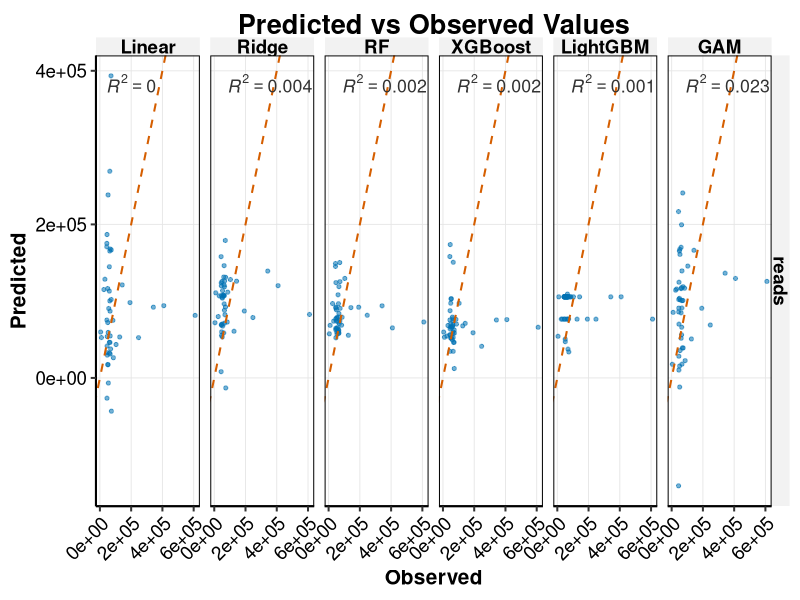
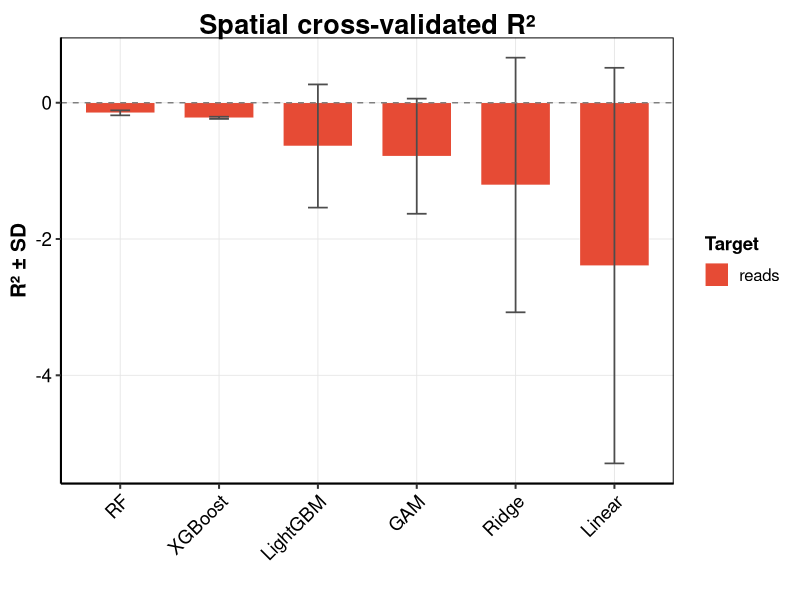
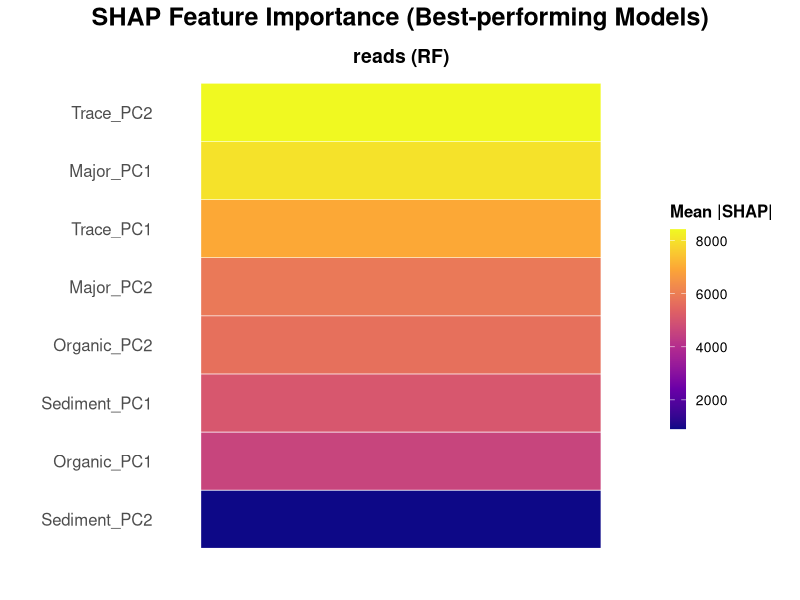
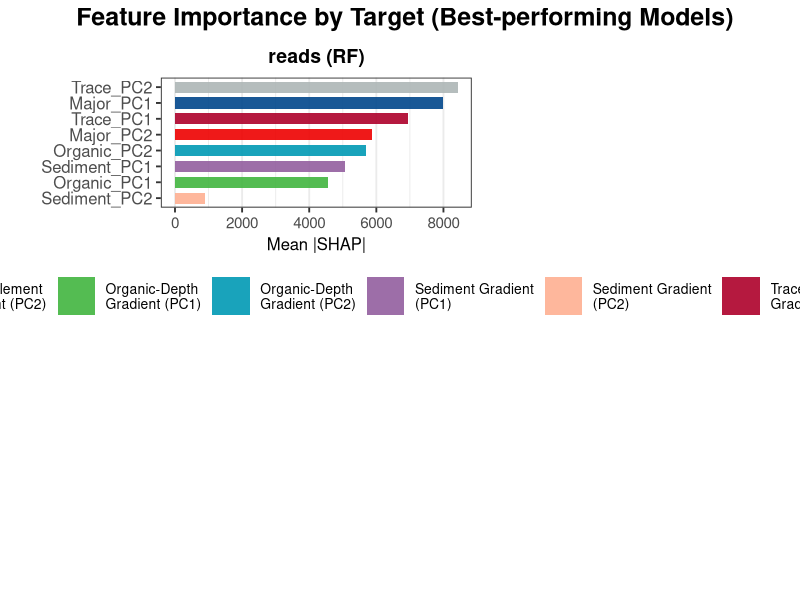
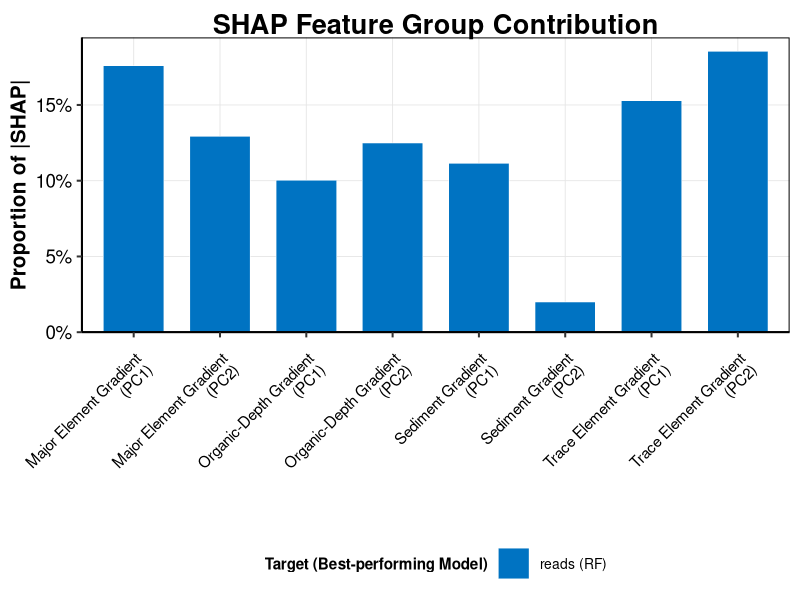
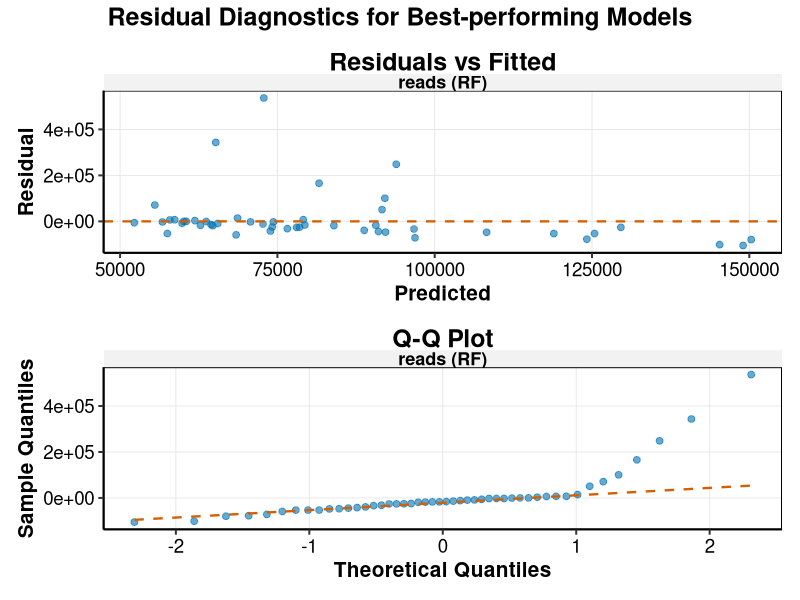
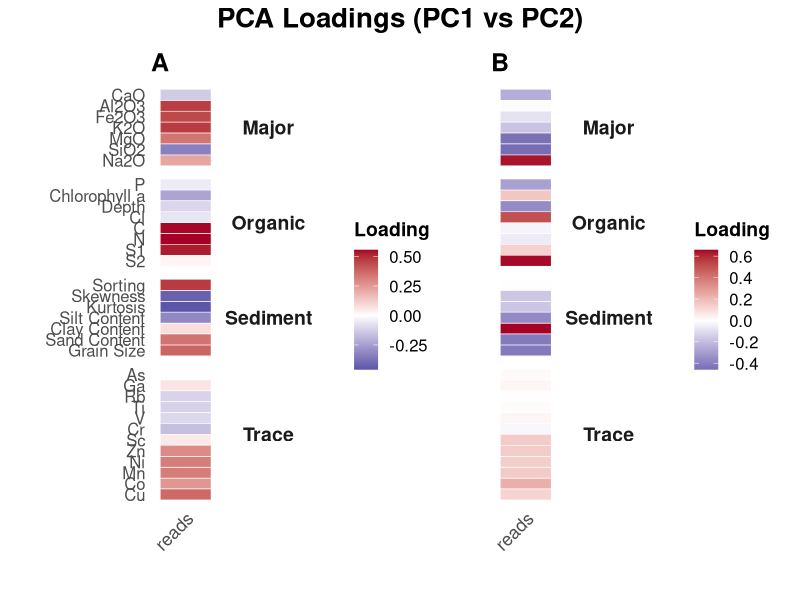
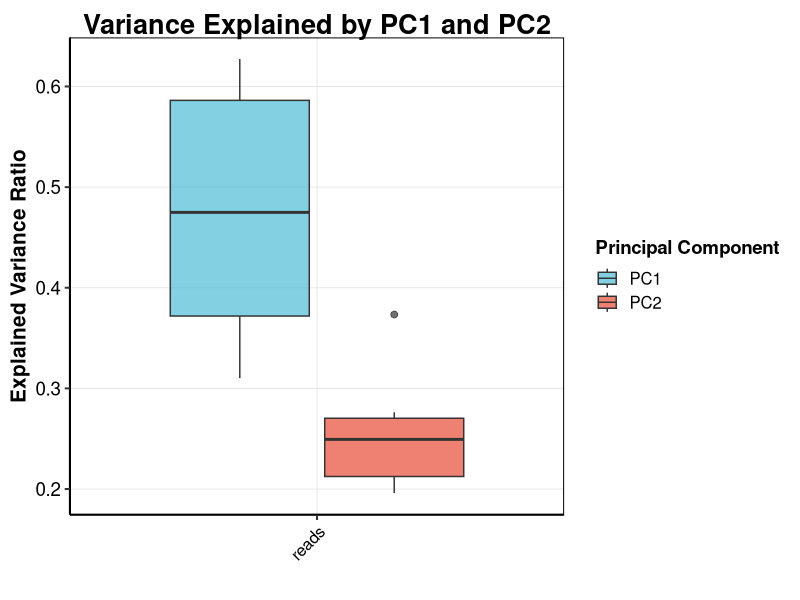

These charts were generated, in order, by the following R code:
# ==================== 多样性指标完整可视化脚本（修改版） ====================
# 目标变量: reads, zotu, shannon, simpson (共4个)

# -------------------- 环境准备 --------------------
required_packages <- c("ggplot2", "cowplot", "dplyr", "tidyr", "patchwork",
                       "viridis", "ggsci", "RColorBrewer", "scales", "grid", 
                       "gtable", "corrplot", "GGally")
for (pkg in required_packages) {
  if (!require(pkg, character.only = TRUE)) {
    install.packages(pkg)
    library(pkg, character.only = TRUE)
  }
}

save_figures <- TRUE
output_dir <- "figures_R/diversity"
dir.create(output_dir, showWarnings = FALSE, recursive = TRUE)

# 辅助函数
save_plot <- function(filename_base, plot, width, height, dpi = 300) {
  ggsave(paste0(filename_base, ".tif"), plot, width = width, height = height, dpi = dpi, compression = "lzw")
  ggsave(paste0(filename_base, ".pdf"), plot, width = width, height = height)
}

clean_feature_names <- function(x) {
  if (is.character(x)) {
    for (i in 0:9) x <- gsub(intToUtf8(0x2080 + i), as.character(i), x, fixed = TRUE)
    x <- gsub("\\[([0-9]+)\\]", "\\1", x)
  }
  x
}

theme_pub <- function(base_size = 15, base_family = "sans") {
  theme_bw(base_size = base_size, base_family = base_family) %+replace%
    theme(
      plot.title = element_text(hjust = 0.5, face = "bold", size = rel(1.3)),
      axis.title = element_text(face = "bold", size = rel(1)),
      axis.text = element_text(size = rel(0.9), colour = "black"),
      axis.line = element_line(colour = "black"),
      legend.title = element_text(face = "bold", size = rel(0.9)),
      legend.text = element_text(size = rel(0.8)),
      legend.position = "top",
      strip.background = element_rect(fill = "grey95", colour = NA),
      strip.text = element_text(face = "bold", size = rel(0.9)),
      panel.grid.major = element_line(colour = "grey90", size = 0.3),
      panel.grid.minor = element_blank(),
      panel.border = element_rect(colour = "black", fill = NA)
    )
}

# 定义多样性目标
target_subset <- c("reads", "zotu", "shannon", "simpson")
suffix <- "diversity"

# 读取最佳模型表并过滤
if (!file.exists("output_group/Table3_Best_Model_per_Target.csv")) {
  stop("请先运行Python脚本生成 output_group/Table3_Best_Model_per_Target.csv")
}
best_all <- read.csv("output_group/Table3_Best_Model_per_Target.csv")
best_sub <- best_all %>% filter(Target %in% target_subset) %>%
  mutate(Target_label = paste0(Target, " (", Model, ")"))

# ==================== 主图1：预测-观测散点 ====================
if (file.exists("output_group/scatter_data_all.csv")) {
  df_scatter <- read.csv("output_group/scatter_data_all.csv") %>%
    filter(Target %in% target_subset)
  df_scatter$Model <- factor(df_scatter$Model,
                             levels = c("Linear", "Ridge", "RF", "XGBoost", "LightGBM", "GAM"))
  df_r2 <- df_scatter %>%
    group_by(Target, Model) %>%
    summarise(r2 = round(cor(Observed, Predicted)^2, 3), .groups = 'drop')
  
  p1 <- ggplot(df_scatter, aes(x = Observed, y = Predicted)) +
    geom_point(alpha = 0.55, size = 1.1, colour = "#0072B2") +
    geom_abline(slope = 1, intercept = 0, colour = "#D55E00", linetype = "dashed", size = 0.7) +
    facet_grid(Target ~ Model, scales = "free") +
    geom_text(data = df_r2, aes(x = -Inf, y = Inf, label = paste0("italic(R) ^ 2 == ", r2)),
              parse = TRUE, hjust = -0.2, vjust = 2, size = 4.5, colour = "gray20", inherit.aes = FALSE) +
    labs(title = "Predicted vs Observed Values",
         x = "Observed", y = "Predicted") +
    theme_pub() +
    theme(axis.text.x = element_text(angle = 45, hjust = 1))
  print(p1)
  if (save_figures) save_plot(paste0(output_dir, "/Figure1_scatter_", suffix), p1, width = 16, height = 12)
  message("✓ 图1 已生成")
}

# ==================== 主图2：模型性能对比（R² ± SD） ====================
if (file.exists("output_group/model_performance_summary.csv")) {
  df_perf <- read.csv("output_group/model_performance_summary.csv") %>%
    filter(Target %in% target_subset)
  df_r2 <- df_perf %>%
    group_by(Target, Model) %>%
    summarise(Mean = mean(R2, na.rm = TRUE), SD = sd(R2, na.rm = TRUE), .groups = 'drop')
  
  model_order <- df_r2 %>% group_by(Model) %>% summarise(avg_R2 = mean(Mean)) %>%
    arrange(desc(avg_R2)) %>% pull(Model)
  df_r2$Model <- factor(df_r2$Model, levels = model_order)
  
  p2 <- ggplot(df_r2, aes(x = Model, y = Mean, fill = Target)) +
    geom_bar(stat = "identity", position = position_dodge(0.8), colour = "white", width = 0.7, size = 0.2) +
    geom_errorbar(aes(ymin = Mean - SD, ymax = Mean + SD), position = position_dodge(0.8), width = 0.2, size = 0.6, colour = "gray30") +
    scale_fill_npg(name = "Target") +
    labs(title = "Spatial cross-validated R²", y = "R² ± SD", x = "") +
    theme_pub() +
    theme(axis.text.x = element_text(angle = 45, hjust = 1), legend.position = "right") +
    geom_hline(yintercept = 0, linetype = "dashed", colour = "gray50")
  print(p2)
  if (save_figures) save_plot(paste0(output_dir, "/Figure2_R2_comparison_", suffix), p2, width = 10, height = 6)
  message("✓ 图2 已生成")
}

# ==================== 主图3：SHAP热图（最佳模型） ====================
if (file.exists("output_group/feature_shap_importance_by_model.csv")) {
  df_shap_all <- read.csv("output_group/feature_shap_importance_by_model.csv") %>%
    filter(Target %in% target_subset)
  df_shap_all$Feature <- clean_feature_names(df_shap_all$Feature)
  df_shap_best <- df_shap_all %>% inner_join(best_sub, by = c("Target", "Model"))
  
  all_features <- unique(df_shap_best$Feature)
  targets <- unique(df_shap_best$Target)
  heat_plots <- list()
  
  for (i in seq_along(targets)) {
    target_name <- targets[i]
    model_name <- best_sub$Model[best_sub$Target == target_name]
    df_target <- df_shap_best %>%
      filter(Target == target_name, Feature %in% all_features) %>%
      arrange(MeanAbsSHAP) %>%
      mutate(Feature = factor(Feature, levels = unique(Feature)))
    shap_range <- range(df_target$MeanAbsSHAP, na.rm = TRUE)
    p <- ggplot(df_target, aes(x = Target, y = Feature, fill = MeanAbsSHAP)) +
      geom_tile(colour = "white", size = 0.2) +
      scale_fill_viridis_c(name = "Mean |SHAP|", option = "plasma", limits = shap_range, oob = scales::squish,
                           guide = guide_colorbar(barwidth = 0.8, barheight = 10)) +
      labs(title = paste0(target_name, " (", model_name, ")"), x = "", y = "") +
      theme_minimal(base_size = 14) +
      theme(axis.text.x = element_blank(), axis.text.y = element_text(size = 12), legend.position = "right",
            legend.title = element_text(face = "bold", size = 12), legend.text = element_text(size = 10),
            plot.title = element_text(face = "bold", size = 14, hjust = 0.5), panel.grid = element_blank())
    heat_plots[[i]] <- p
  }
  n_col <- min(3, length(targets))  # 4个目标 → n_col=2
  p3 <- wrap_plots(heat_plots, ncol = n_col) +
    plot_annotation(title = "SHAP Feature Importance (Best-performing Models)",
                    theme = theme(plot.title = element_text(hjust = 0.5, face = "bold", size = 18)))
  print(p3)
  if (save_figures) save_plot(paste0(output_dir, "/Figure3_SHAP_heatmap_", suffix), p3, width = 16, height = 8)
  message("✓ 图3 已生成")
}


# ==================== 主图4：SHAP条形图（分组颜色，统一图例到底部） ====================
if (file.exists("output_group/feature_shap_importance_by_model.csv")) {
  library(stringr)
  df_shap_feat <- read.csv("output_group/feature_shap_importance_by_model.csv") %>%
    filter(Target %in% target_subset)
  df_shap_feat$Feature <- clean_feature_names(df_shap_feat$Feature)
  
  if (!"Group" %in% colnames(df_shap_feat)) {
    group_map <- c(
      "Sediment_PC1" = "Sediment Gradient (PC1)", "Sediment_PC2" = "Sediment Gradient (PC2)",
      "Major_PC1" = "Major Element Gradient (PC1)", "Major_PC2" = "Major Element Gradient (PC2)",
      "Trace_PC1" = "Trace Element Gradient (PC1)", "Trace_PC2" = "Trace Element Gradient (PC2)",
      "Organic_PC1" = "Organic-Depth Gradient (PC1)", "Organic_PC2" = "Organic-Depth Gradient (PC2)"
    )
    df_shap_feat <- df_shap_feat %>% mutate(Group = group_map[Feature])
  }
  
  # 提前对Group字段换行，确保所有子图使用相同的标签（因子水平一致）
  df_shap_feat$Group_wrapped <- str_wrap(df_shap_feat$Group, width = 18)
  
  # 获取所有可能的组名（用于统一图例）
  all_groups <- sort(unique(df_shap_feat$Group_wrapped))
  
  df_shap_best <- df_shap_feat %>% inner_join(best_sub, by = c("Target", "Model"))
  
  targets <- unique(df_shap_best$Target)
  shap_plots <- list()
  
  for (i in seq_along(targets)) {
    target_name <- targets[i]
    model_name <- best_sub$Model[best_sub$Target == target_name]
    df_target <- df_shap_best %>% 
      filter(Target == target_name) %>%
      arrange(MeanAbsSHAP) %>% 
      mutate(Feature = factor(Feature, levels = unique(Feature)))
    
    p <- ggplot(df_target, aes(x = Feature, y = MeanAbsSHAP, fill = Group_wrapped)) +
      geom_col(width = 0.7, alpha = 0.9) + 
      coord_flip() +
      scale_fill_lancet(drop = FALSE, breaks = all_groups) +   # 固定图例顺序和所有组
      labs(title = paste0(target_name, " (", model_name, ")"), 
           x = "", y = "Mean |SHAP|") +
      theme_bw(base_size = 14) +
      theme(legend.position = "none",          # 先隐藏图例
            panel.grid.major.y = element_blank(),
            axis.text.y = element_text(size = 12),
            axis.text.x = element_text(size = 11),
            axis.title.x = element_text(size = 12),
            plot.title = element_text(face = "bold", size = 14, hjust = 0.5))
    shap_plots[[i]] <- p
  }
  
  # 组合图形，使用 guides = "collect" 统一收集图例
  p4 <- wrap_plots(shap_plots, ncol = 2, nrow = 3) +
    plot_annotation(title = "Feature Importance by Target (Best-performing Models)",
                    theme = theme(plot.title = element_text(face = "bold", size = 18, hjust = 0.5))) +
    plot_layout(guides = "collect") &
    theme(legend.position = "bottom",
          legend.justification = "center",
          legend.box = "horizontal",
          legend.title = element_text(face = "bold", size = 12),
          legend.text = element_text(size = 10),
          legend.key.size = unit(1, "cm"),
          legend.margin = margin(t = 5, b = 5, l = 10, r = 10)) &
    guides(fill = guide_legend(nrow = 1, byrow = TRUE,
                               title.position = "left",
                               title.hjust = 0.5))
  
  print(p4)
  if (save_figures) save_plot(paste0(output_dir, "/Figure4_SHAP_all_features_", suffix), p4, width = 16, height = 14)
  message("✓ 图4 已生成")
}

# ==================== 主图5：SHAP分组贡献比例（图例单行，无副标题） ====================
if (file.exists("output_group/shap_group_contributions_by_model.csv")) {
  df_shap_group <- read.csv("output_group/shap_group_contributions_by_model.csv") %>%
    filter(Target %in% target_subset) %>%
    inner_join(best_sub, by = c("Target", "Model"))
  df_shap_group$Target_label <- paste0(df_shap_group$Target, " (", df_shap_group$Model, ")")
  
  wrap_x_labels <- function(x) gsub("(.+?)\\s\\((.+)\\)", "\\1\n(\\2)", x)
  p5 <- ggplot(df_shap_group, aes(x = Group, y = Contribution, fill = Target_label)) +
    geom_bar(stat = "identity", position = position_dodge(0.8), colour = "white", width = 0.7, size = 0.2) +
    scale_fill_jco(name = "Target (Best-performing Model)") +  # 副标题已去除
    labs(title = "SHAP Feature Group Contribution",
         x = "", y = "Proportion of |SHAP|") +
    theme_pub() +
    theme(axis.text.x = element_text(angle = 45, hjust = 1, size = 11, margin = margin(t = 10, b = 5)),
          legend.text = element_text(size = 10), legend.key.size = unit(0.8, "cm"),
          legend.title = element_text(face = "bold", size = 11),
          legend.position = "bottom",
          legend.justification = "center") +
    scale_x_discrete(labels = wrap_x_labels) +
    scale_y_continuous(labels = scales::percent_format(accuracy = 1), expand = expansion(mult = c(0, 0.05))) +
    guides(fill = guide_legend(nrow = 1))   # 图例单行
  print(p5)
  if (save_figures) save_plot(paste0(output_dir, "/Figure5_SHAP_group_contribution_", suffix), p5, width = 10, height = 7)
  message("✓ 图5 已生成")
}

# ==================== 主图6：残差诊断 ====================
if (file.exists("output_group/oof_with_residuals.csv")) {
  df_resid <- read.csv("output_group/oof_with_residuals.csv") %>%
    filter(Target %in% target_subset) %>%
    inner_join(best_sub, by = c("Target", "Model")) %>%
    mutate(Target_label = paste0(Target, " (", Model, ")"))
  p6a <- ggplot(df_resid, aes(x = Predicted, y = Residual)) +
    geom_point(alpha = 0.6, colour = "#0072B2", size = 2) +
    geom_hline(yintercept = 0, linetype = "dashed", colour = "#D55E00", size = 0.8) +
    facet_wrap(~ Target_label, scales = "free", ncol = 2) +
    labs(title = "Residuals vs Fitted", x = "Predicted", y = "Residual") +
    theme_pub() + theme(strip.text = element_text(size = 13))
  p6b <- ggplot(df_resid, aes(sample = Residual)) +
    stat_qq(alpha = 0.6, colour = "#0072B2", size = 2) +
    stat_qq_line(colour = "#D55E00", linetype = "dashed", size = 0.8) +
    facet_wrap(~ Target_label, scales = "free", ncol = 2) +
    labs(title = "Q-Q Plot", x = "Theoretical Quantiles", y = "Sample Quantiles") +
    theme_pub() + theme(strip.text = element_text(size = 13))
  p6 <- p6a / p6b + plot_annotation(title = "Residual Diagnostics for Best-performing Models") &
    theme(plot.title = element_text(hjust = 0.5, face = "bold", size = 18))
  print(p6)
  if (save_figures) save_plot(paste0(output_dir, "/Figure6_residual_diagnostic_", suffix), p6, width = 12, height = 10)
  message("✓ 图6 已生成")
}

# ==================== 补充图S1：PCA载荷热图（PC1和PC2左右并排，放大字体） ====================
if (file.exists("output_group/pca_loadings_all.csv")) {
  df_load <- read.csv("output_group/pca_loadings_all.csv") %>% filter(Target %in% target_subset)
  df_load_mean <- df_load %>%
    group_by(Target, Group, PC, Variable) %>%
    summarise(Loading = mean(Loading), .groups = 'drop')
  var_order <- df_load_mean %>%
    group_by(Variable) %>%
    summarise(avg_loading = mean(abs(Loading))) %>%
    arrange(desc(avg_loading)) %>% pull(Variable)
  df_load_mean$Variable <- factor(df_load_mean$Variable, levels = var_order)
  
  # 增大基础字体
  base_size_large <- 16
  
  df_pc1 <- df_load_mean %>% filter(PC == "PC1")
  p_pc1 <- ggplot(df_pc1, aes(x = Target, y = Variable, fill = Loading)) +
    geom_tile(colour = "white", size = 0.2) +
    scale_fill_gradient2(low = "#313695", mid = "white", high = "#A50026", name = "Loading", midpoint = 0) +
    facet_grid(Group ~ ., scales = "free_y", space = "free_y") +
    labs(title = "A", x = "", y = "") +
    theme_minimal(base_size = base_size_large) +
    theme(strip.text.y = element_text(angle = 0, face = "bold", size = 14),
          axis.text.x = element_text(angle = 45, hjust = 1, size = 13),
          axis.text.y = element_text(size = 12),
          legend.position = "right",
          legend.title = element_text(size = 14, face = "bold"),
          legend.text = element_text(size = 12),
          plot.title = element_text(face = "bold", size = 18, hjust = -0.1),
          panel.grid = element_blank())
  
  df_pc2 <- df_load_mean %>% filter(PC == "PC2")
  p_pc2 <- ggplot(df_pc2, aes(x = Target, y = Variable, fill = Loading)) +
    geom_tile(colour = "white", size = 0.2) +
    scale_fill_gradient2(low = "#313695", mid = "white", high = "#A50026", name = "Loading", midpoint = 0) +
    facet_grid(Group ~ ., scales = "free_y", space = "free_y") +
    labs(title = "B", x = "", y = "") +
    theme_minimal(base_size = base_size_large) +
    theme(strip.text.y = element_text(angle = 0, face = "bold", size = 14),
          axis.text.x = element_text(angle = 45, hjust = 1, size = 13),
          axis.text.y = element_blank(),   # 右侧隐藏y轴标签
          legend.position = "right",
          legend.title = element_text(size = 14, face = "bold"),
          legend.text = element_text(size = 12),
          plot.title = element_text(face = "bold", size = 18, hjust = -0.1),
          panel.grid = element_blank())
  
  pS1 <- (p_pc1 + p_pc2) +
    plot_annotation(title = "PCA Loadings (PC1 vs PC2)",
                    theme = theme(plot.title = element_text(hjust = 0.5, face = "bold", size = 20)))
  print(pS1)
  if (save_figures) save_plot(paste0(output_dir, "/FigureS1_PCA_loadings_", suffix), pS1, width = 18, height = 20)
  message("✓ 附图S1 已生成")
}

# ==================== 附图S2：PCA方差解释率（PC1和PC2） ====================
if (file.exists("output_group/pca_variances_all.csv")) {
  df_var <- read.csv("output_group/pca_variances_all.csv") %>%
    filter(Target %in% target_subset)
  pS2 <- ggplot(df_var, aes(x = Target, y = ExplainedVarianceRatio, fill = PC)) +
    geom_boxplot(alpha = 0.7, outlier.size = 2) +
    scale_fill_manual(values = c("PC1" = "#4DBBD5", "PC2" = "#E64B35"), name = "Principal Component") +
    labs(title = "Variance Explained by PC1 and PC2", y = "Explained Variance Ratio", x = "") +
    theme_pub() + theme(axis.text.x = element_text(angle = 45, hjust = 1, size = 12), legend.position = "right")
  print(pS2)
  if (save_figures) save_plot(paste0(output_dir, "/FigureS2_PCA_variance_", suffix), pS2, width = 10, height = 7)
  message("✓ 附图S2 已生成")
}

# ==================== 附图S3：VIF对比 ====================
if (file.exists("output_group/vif_original_features.csv") && file.exists("output_group/vif_pc_features.csv")) {
  vif_orig <- read.csv("output_group/vif_original_features.csv"); vif_orig$Type <- "Original Features"
  vif_pc <- read.csv("output_group/vif_pc_features.csv"); vif_pc$Type <- "PC Features"
  vif_all <- bind_rows(vif_orig, vif_pc)
  pS3 <- ggplot(vif_all, aes(x = reorder(Feature, VIF), y = VIF, fill = Type)) +
    geom_col(position = position_dodge(0.8), width = 0.7, alpha = 0.8) +
    geom_hline(yintercept = c(5, 10), linetype = "dashed", colour = "gray40", size = 0.5) +
    scale_fill_jco(name = "") + coord_flip() +
    labs(title = "Variance Inflation Factor (VIF) Comparison", x = "", y = "VIF") +
    theme_pub(base_size = 14) + theme(legend.position = "top", axis.text.y = element_text(size = 11))
  print(pS3)
  if (save_figures) save_plot(paste0(output_dir, "/FigureS3_VIF_comparison_", suffix), pS3, width = 10, height = 12)
  message("✓ 附图S3 已生成")
}

# ==================== 附图S4：SHAP稳定性热图（最佳模型） ====================
if (file.exists("output_group/feature_importance_variation.csv")) {
  df_cv <- read.csv("output_group/feature_importance_variation.csv")
  cv_col <- if ("Importance_CV" %in% names(df_cv)) "Importance_CV" else "CV"
  df_cv <- df_cv %>%
    filter(Target %in% target_subset) %>%
    inner_join(best_sub, by = c("Target", "Model")) %>%
    mutate(Feature = clean_feature_names(Feature), Target_label = paste0(Target, " (", Model, ")"))
  df_cv$CV_value <- df_cv[[cv_col]]
  pS4 <- ggplot(df_cv, aes(x = Target_label, y = Feature, fill = CV_value)) +
    geom_tile(colour = "white", size = 0.2) +
    scale_fill_viridis_c(option = "magma", name = "CV", direction = -1) +
    labs(title = "SHAP Importance Variability", x = "", y = "") +
    theme_minimal(base_size = 14) +
    theme(axis.text.x = element_text(angle = 45, hjust = 1, size = 12), axis.text.y = element_text(size = 11),
          legend.title = element_text(face = "bold", size = 12), plot.title = element_text(hjust = 0.5, face = "bold", size = 16))
  print(pS4)
  if (save_figures) save_plot(paste0(output_dir, "/FigureS4_SHAP_CV_heatmap_", suffix), pS4, width = 10, height = 8)
  message("✓ 附图S4 已生成")
}

# ==================== 附图S5：SHAP排名稳定性（Spearman） ====================
if (file.exists("output_group/shap_rank_spearman_stability.csv")) {
  df_spear <- read.csv("output_group/shap_rank_spearman_stability.csv") %>%
    filter(Target %in% target_subset)
  pS5 <- ggplot(df_spear, aes(x = Model, y = SpearmanR, fill = Model)) +
    geom_boxplot(alpha = 0.7, outlier.size = 2) +
    facet_wrap(~ Target, ncol = 2) +
    scale_fill_lancet() +
    labs(title = "Cross-fold Stability of SHAP Feature Rankings (Spearman Correlation)",
         y = "Spearman's ρ", x = "") +
    theme_pub() + theme(axis.text.x = element_text(angle = 45, hjust = 1, size = 11), legend.position = "none")
  print(pS5)
  if (save_figures) save_plot(paste0(output_dir, "/FigureS5_SHAP_rank_spearman_", suffix), pS5, width = 12, height = 8)
  message("✓ 附图S5 已生成")
}

# ==================== 附图S6：训练-测试Gap ====================
if (file.exists("output_group/train_test_gap_analysis.csv")) {
  df_gap <- read.csv("output_group/train_test_gap_analysis.csv") %>%
    filter(Target %in% target_subset)
  pS6 <- ggplot(df_gap, aes(x = Model, y = R2_Gap, fill = Target)) +
    geom_bar(stat = "identity", position = position_dodge(0.8), colour = "white", width = 0.7, alpha = 0.8) +
    geom_hline(yintercept = 0, linetype = "dashed", colour = "gray30") +
    scale_fill_jco() +
    labs(title = "Train-Test R² Gap (Overfitting Indicator)", y = "R²_train - R²_test", x = "") +
    theme_pub() + theme(axis.text.x = element_text(angle = 45, hjust = 1, size = 11))
  print(pS6)
  if (save_figures) save_plot(paste0(output_dir, "/FigureS6_train_test_gap_", suffix), pS6, width = 12, height = 7)
  message("✓ 附图S6 已生成")
}

# ==================== 附图S7：超参数稳定性 ====================
if (file.exists("output_group/best_hyperparameters_all_folds.csv")) {
  df_hp_raw <- read.csv("output_group/best_hyperparameters_all_folds.csv") %>%
    filter(Target %in% target_subset)
  if (nrow(df_hp_raw) > 0) {
    hp_long <- df_hp_raw %>%
      pivot_longer(cols = c(n_estimators, max_depth, learning_rate, alpha),
                   names_to = "Parameter", values_to = "Value") %>%
      filter(!is.na(Value))
    pS7 <- ggplot(hp_long, aes(x = Model, y = Value, fill = Model)) +
      geom_boxplot(alpha = 0.7, outlier.size = 2) +
      facet_wrap(~ Parameter, scales = "free_y", ncol = 2) +
      scale_fill_lancet() +
      labs(title = "Hyperparameter Distribution across Folds", y = "Value", x = "") +
      theme_pub() + theme(axis.text.x = element_text(angle = 45, hjust = 1, size = 11), legend.position = "none")
    print(pS7)
    if (save_figures) save_plot(paste0(output_dir, "/FigureS7_hyperparameter_stability_", suffix), pS7, width = 12, height = 9)
    message("✓ 附图S7 已生成")
  }
}

# ==================== 附图S8：GAM参数稳定性 ====================
if (file.exists("output_group/gam_lam_records.csv")) {
  df_gam_raw <- read.csv("output_group/gam_lam_records.csv") %>%
    filter(Target %in% target_subset)
  pS8a <- ggplot(df_gam_raw, aes(x = Target, y = BestLam)) +
    geom_boxplot(alpha = 0.7, fill = "#4DBBD5", outlier.size = 2) + scale_y_log10() +
    labs(title = "GAM: Optimal Lambda", y = "Lambda (log scale)", x = "") +
    theme_pub() + theme(axis.text.x = element_text(angle = 45, hjust = 1, size = 11))
  pS8b <- ggplot(df_gam_raw, aes(x = Target, y = EDOF)) +
    geom_boxplot(alpha = 0.7, fill = "#E64B35", outlier.size = 2) +
    labs(title = "GAM: Effective Degrees of Freedom", y = "EDOF", x = "") +
    theme_pub() + theme(axis.text.x = element_text(angle = 45, hjust = 1, size = 11))
  pS8c <- ggplot(df_gam_raw, aes(x = Target, y = CV_R2)) +
    geom_boxplot(alpha = 0.7, fill = "#00A087", outlier.size = 2) +
    labs(title = "GAM: Cross-validated R²", y = "CV R²", x = "") +
    theme_pub() + theme(axis.text.x = element_text(angle = 45, hjust = 1, size = 11))
  pS8 <- (pS8a | pS8b) / pS8c +
    plot_annotation(title = "GAM Hyperparameter Stability",
                    theme = theme(plot.title = element_text(hjust = 0.5, face = "bold", size = 18)))
  print(pS8)
  if (save_figures) save_plot(paste0(output_dir, "/FigureS8_GAM_stability_", suffix), pS8, width = 12, height = 10)
  message("✓ 附图S8 已生成")
}

# ==================== 附图S9：特征重要性变异系数（条形图） ====================
if (file.exists("output_group/feature_importance_variation.csv")) {
  df_var <- read.csv("output_group/feature_importance_variation.csv")
  cv_col <- if ("Importance_CV" %in% names(df_var)) "Importance_CV" else "CV"
  df_var <- df_var %>%
    filter(Target %in% target_subset) %>%
    inner_join(best_sub, by = c("Target", "Model")) %>%
    mutate(Feature = clean_feature_names(Feature), Target_label = paste0(Target, " (", Model, ")"))
  df_var$CV_value <- df_var[[cv_col]]
  pS9 <- ggplot(df_var, aes(x = reorder(Feature, CV_value), y = CV_value, fill = Target_label)) +
    geom_col(alpha = 0.8, width = 0.7) + coord_flip() +
    facet_wrap(~ Target_label, scales = "free_y", ncol = 2) +
    scale_fill_jco() +
    labs(title = "Feature Importance Variability", x = "", y = "Coefficient of Variation") +
    theme_pub(base_size = 14) + theme(legend.position = "none", strip.text = element_text(size = 12), axis.text.y = element_text(size = 11))
  print(pS9)
  if (save_figures) save_plot(paste0(output_dir, "/FigureS9_feature_variability_", suffix), pS9, width = 14, height = 9)
  message("✓ 附图S9 已生成")
}

# ==================== 附图S10：特征出现频率（Top2 per fold） ====================
if (file.exists("output_group/shap_top_frequency.csv")) {
  df_freq <- read.csv("output_group/shap_top_frequency.csv") %>%
    filter(Target %in% target_subset) %>%
    inner_join(best_sub, by = c("Target", "Model")) %>%
    mutate(Feature = clean_feature_names(Feature), Target_label = paste0(Target, " (", Model, ")"))
  pS10 <- ggplot(df_freq, aes(x = reorder(Feature, -Top_Frequency), y = Top_Frequency, fill = Target_label)) +
    geom_col(alpha = 0.8, width = 0.7) + coord_flip() +
    facet_wrap(~ Target_label, scales = "free_y", ncol = 2) +
    scale_fill_jco() +
    labs(title = "Top-2 Feature Frequency", x = "", y = "Count (out of 3 folds)") +
    theme_pub(base_size = 14) + theme(legend.position = "none", strip.text = element_text(size = 12), axis.text.y = element_text(size = 11))
  print(pS10)
  if (save_figures) save_plot(paste0(output_dir, "/FigureS10_top_frequency_", suffix), pS10, width = 14, height = 9)
  message("✓ 附图S10 已生成")
}

message("\n🎉 多样性指标完整分析完成！所有图片保存在 ", output_dir, "/")
